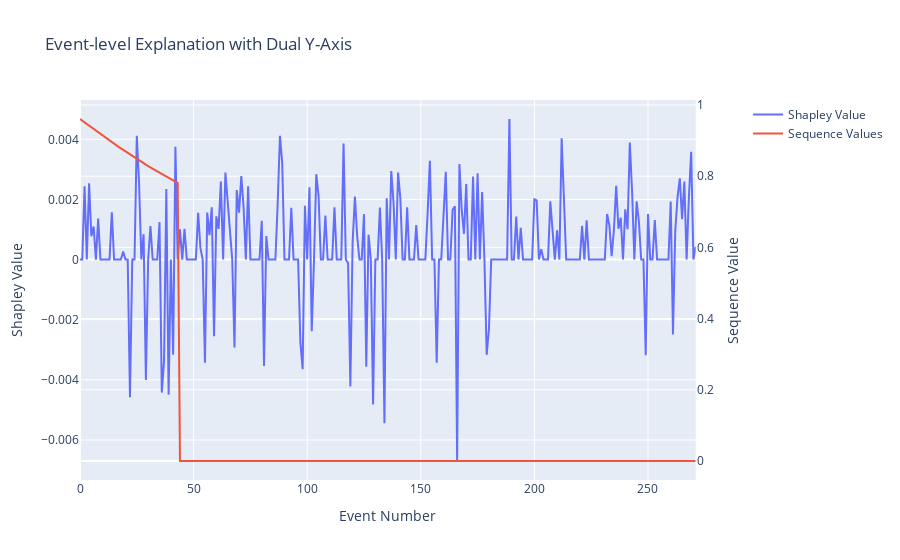
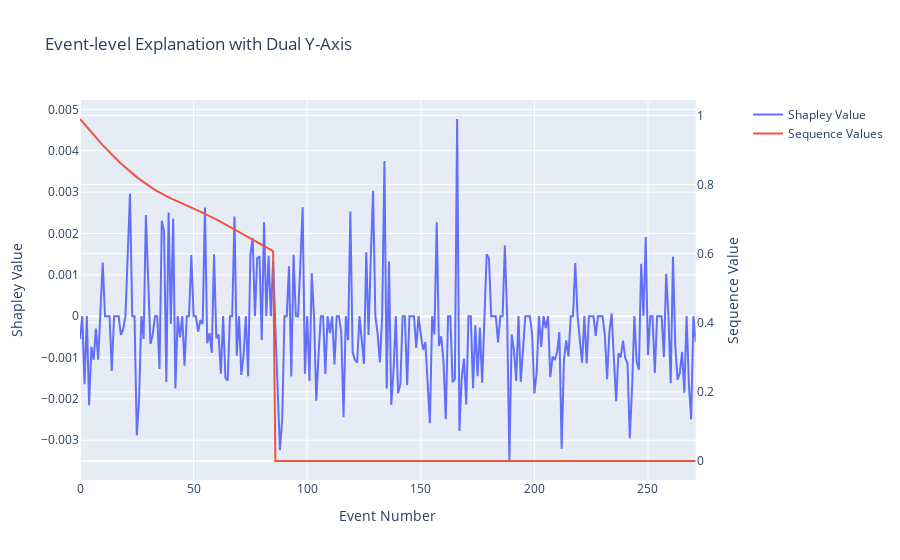
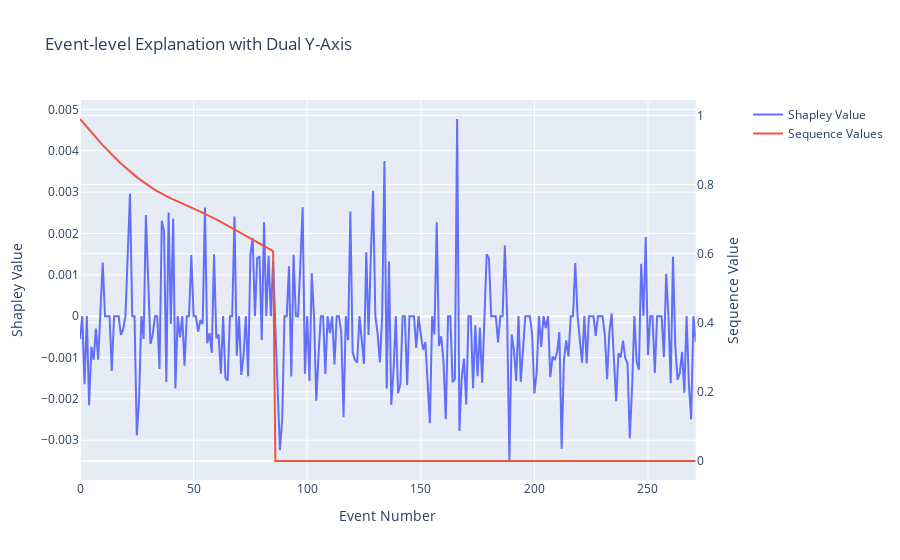
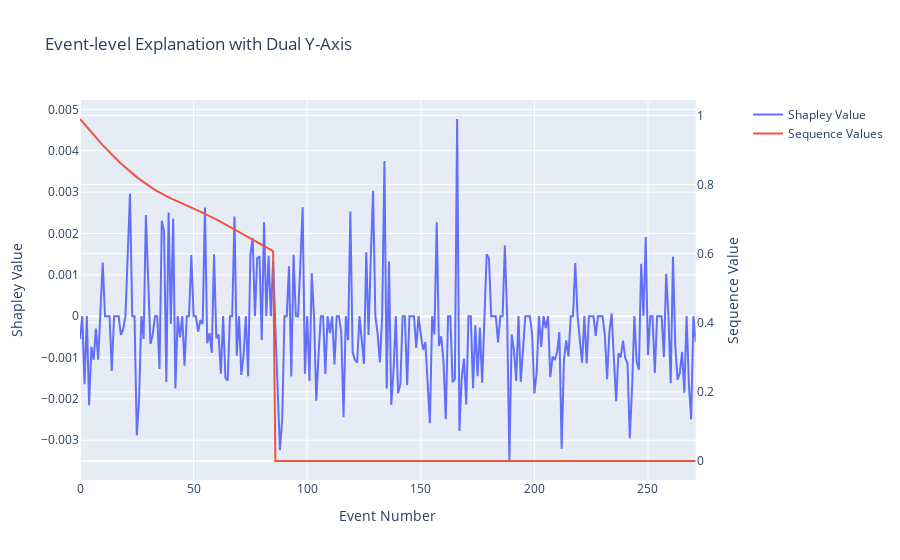

Notebook source saved alongside these figures, in order:
### Code cell
# Minimal event configuration.
event_dict = {
    'rs': random_state,          # Random seed.
    'nsamples': 10000    # Number of samples for the kernel estimation.
}

pruned_idx = 0  # No pruning in this simple example.

# Get the event-level explanation for 5 random sequences.

for i in range(5):
    fig = create_dual_axis_explanation_plot(X_test_lstm, f, event_dict, average_event, pruned_idx)
    fig.show()

### Figure 1 — Plotly figure (JSON) as saved in the notebook; plotly's stock layout.template omitted (floating-point values rounded to 4 significant figures; data arrays with more than 128 entries replaced by an {"elided": "..."} marker saying what was removed)
{"data": [{"mode": "lines", "name": "Shapley Value", "type": "scatter", "x": {"elided": "272 int values"}, "xaxis": "x", "y": {"elided": "272 float values"}, "yaxis": "y"}, {"mode": "lines", "name": "Sequence Values", "type": "scatter", "x": {"elided": "272 int values"}, "xaxis": "x", "y": {"elided": "272 float values"}, "yaxis": "y2"}], "layout": {"title": {"text": "Event-level Explanation with Dual Y-Axis"}, "xaxis": {"anchor": "y", "domain": [0, 0.94], "title": {"text": "Event Number"}}, "yaxis": {"anchor": "x", "domain": [0, 1], "title": {"text": "Shapley Value"}}, "yaxis2": {"anchor": "x", "overlaying": "y", "side": "right", "title": {"text": "Sequence Value"}}}}

### Figure 2 — Plotly figure (JSON) as saved in the notebook; plotly's stock layout.template omitted (floating-point values rounded to 4 significant figures; data arrays with more than 128 entries replaced by an {"elided": "..."} marker saying what was removed)
{"data": [{"mode": "lines", "name": "Shapley Value", "type": "scatter", "x": {"elided": "272 int values"}, "xaxis": "x", "y": {"elided": "272 float values"}, "yaxis": "y"}, {"mode": "lines", "name": "Sequence Values", "type": "scatter", "x": {"elided": "272 int values"}, "xaxis": "x", "y": {"elided": "272 float values"}, "yaxis": "y2"}], "layout": {"title": {"text": "Event-level Explanation with Dual Y-Axis"}, "xaxis": {"anchor": "y", "domain": [0, 0.94], "title": {"text": "Event Number"}}, "yaxis": {"anchor": "x", "domain": [0, 1], "title": {"text": "Shapley Value"}}, "yaxis2": {"anchor": "x", "overlaying": "y", "side": "right", "title": {"text": "Sequence Value"}}}}

### Figure 3 — Plotly figure (JSON) as saved in the notebook; plotly's stock layout.template omitted (floating-point values rounded to 4 significant figures; data arrays with more than 128 entries replaced by an {"elided": "..."} marker saying what was removed)
{"data": [{"mode": "lines", "name": "Shapley Value", "type": "scatter", "x": {"elided": "272 int values"}, "xaxis": "x", "y": {"elided": "272 float values"}, "yaxis": "y"}, {"mode": "lines", "name": "Sequence Values", "type": "scatter", "x": {"elided": "272 int values"}, "xaxis": "x", "y": {"elided": "272 float values"}, "yaxis": "y2"}], "layout": {"title": {"text": "Event-level Explanation with Dual Y-Axis"}, "xaxis": {"anchor": "y", "domain": [0, 0.94], "title": {"text": "Event Number"}}, "yaxis": {"anchor": "x", "domain": [0, 1], "title": {"text": "Shapley Value"}}, "yaxis2": {"anchor": "x", "overlaying": "y", "side": "right", "title": {"text": "Sequence Value"}}}}

### Figure 4 — Plotly figure (JSON) as saved in the notebook; plotly's stock layout.template omitted (floating-point values rounded to 4 significant figures; data arrays with more than 128 entries replaced by an {"elided": "..."} marker saying what was removed)
{"data": [{"mode": "lines", "name": "Shapley Value", "type": "scatter", "x": {"elided": "272 int values"}, "xaxis": "x", "y": {"elided": "272 float values"}, "yaxis": "y"}, {"mode": "lines", "name": "Sequence Values", "type": "scatter", "x": {"elided": "272 int values"}, "xaxis": "x", "y": {"elided": "272 float values"}, "yaxis": "y2"}], "layout": {"title": {"text": "Event-level Explanation with Dual Y-Axis"}, "xaxis": {"anchor": "y", "domain": [0, 0.94], "title": {"text": "Event Number"}}, "yaxis": {"anchor": "x", "domain": [0, 1], "title": {"text": "Shapley Value"}}, "yaxis2": {"anchor": "x", "overlaying": "y", "side": "right", "title": {"text": "Sequence Value"}}}}
